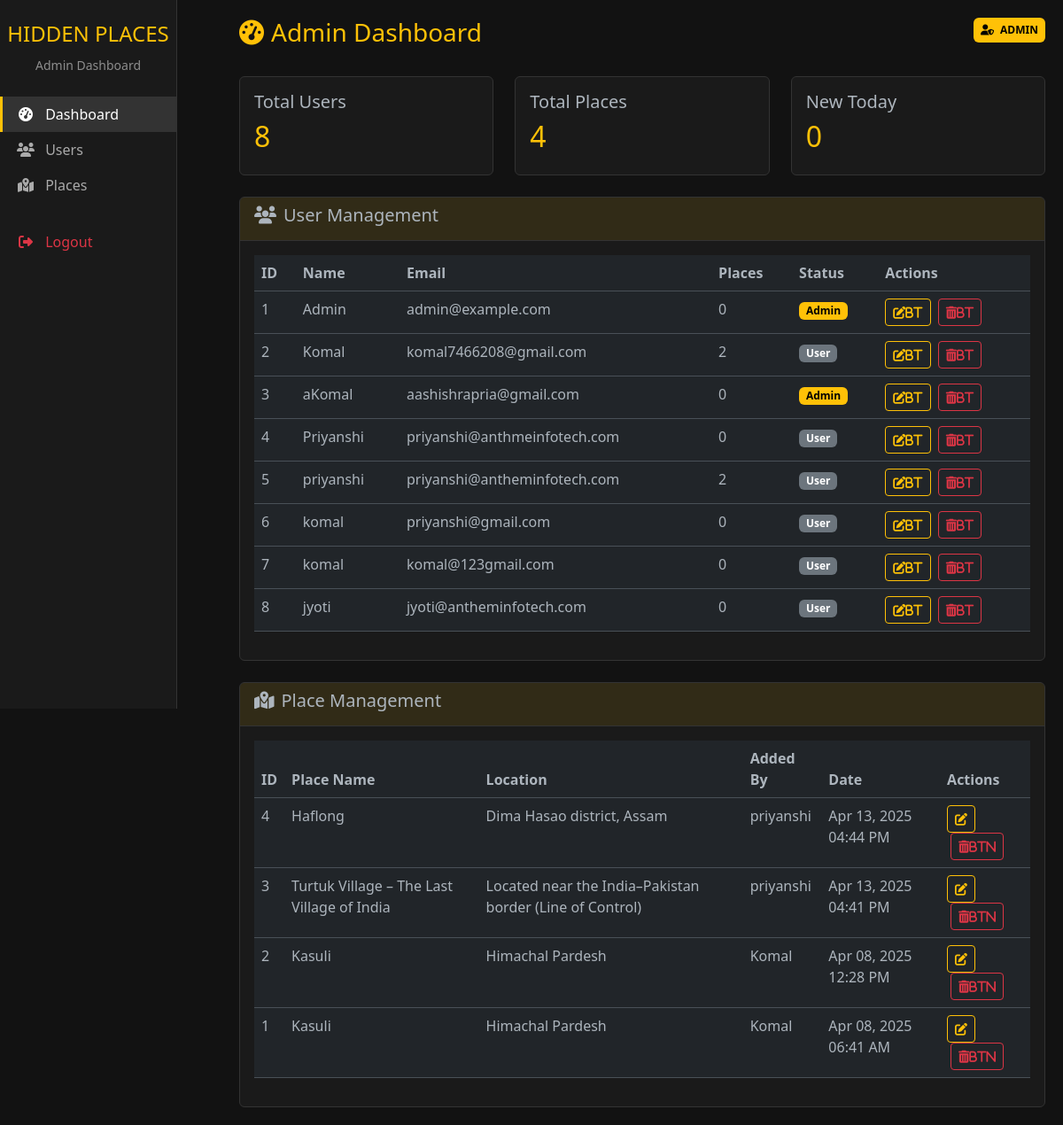
The app's page /admin/dashboard (signed in), older data.
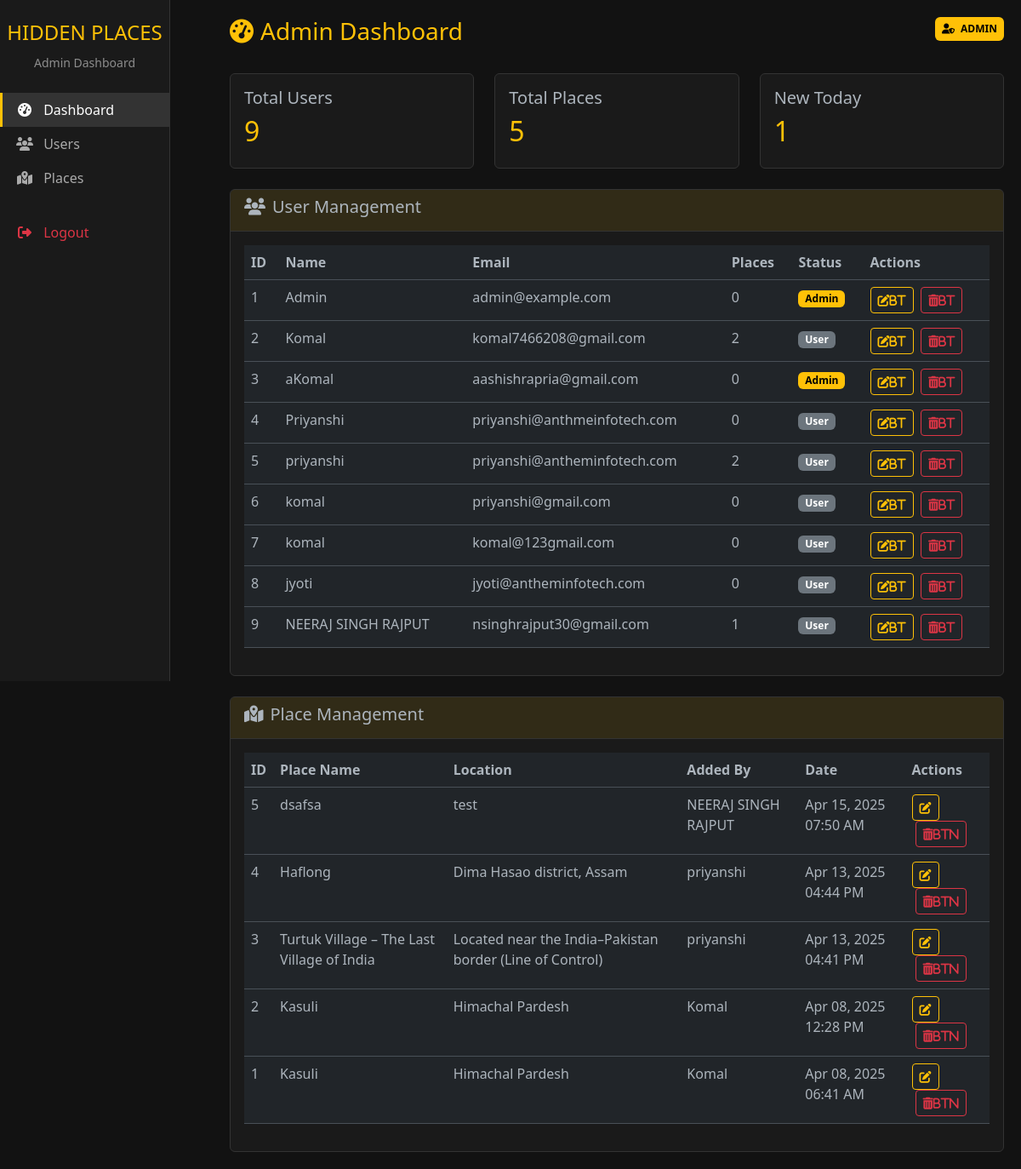
The same page, newer data.
### app.py (models this page shows)
class User(db.Model):
    id = db.Column(db.Integer, primary_key=True)
    email = db.Column(db.String(120), unique=True, nullable=False)
    first_name = db.Column(db.String(50), nullable=False)
    password = db.Column(db.String(200), nullable=False)
    is_admin = db.Column(db.Boolean, default=False)
    places = db.relationship('Place', backref='author', lazy=True)

class Place(db.Model):
    id = db.Column(db.Integer, primary_key=True)
    name = db.Column(db.String(100), nullable=False)
    location = db.Column(db.String(100), nullable=False)
    description = db.Column(db.Text, nullable=False)
    image = db.Column(db.String(100), nullable=False)
    best_time = db.Column(db.String(50))
    timestamp = db.Column(db.DateTime, default=datetime.utcnow)
    user_id = db.Column(db.Integer, db.ForeignKey('user.id'), nullable=False)

### app.py (the view)
@app.route('/admin/dashboard')
def admin_dashboard():
    if not session.get('is_admin'):
        flash("Admin access required", "danger")
        return redirect(url_for('login'))
    all_users = User.query.order_by(User.id).all()
    all_places = Place.query.order_by(Place.timestamp.desc()).all()
    today = datetime.utcnow().date()
    today_places = Place.query.filter(
        db.func.date(Place.timestamp) == today
    ).count()
    return render_template("admin_dashboard.html",
                         users=all_users,
                         places=all_places,
                         today_places=today_places)

### app.py (called while the page is built)
@app.template_filter('datetimeformat')
def datetimeformat(value, format='%b %d, %Y %I:%M %p'):
    return value.strftime(format)

@app.before_request
def check_admin_access():
    if request.path.startswith('/admin') and not request.endpoint == 'admin_login':
        if not session.get('is_admin'):
            flash("Admin access required", "danger")
            return redirect(url_for('login'))

### templates/admin_dashboard.html (shortened to what this page needs)
<!DOCTYPE html>
<html lang="en" data-bs-theme="dark">
<head>
    <link href="https://cdn.jsdelivr.net/npm/bootstrap@5.3.0/dist/css/bootstrap.min.css" rel="stylesheet">
    <link rel="stylesheet" href="https://cdnjs.cloudflare.com/ajax/libs/font-awesome/6.4.0/css/all.min.css">
</head>
<body>
    <div class="sidebar col-md-3 col-lg-2 d-md-block">
        <div class="text-center py-4">
            <h4 class="text-warning">HIDDEN PLACES</h4>
            <small class="text-white-50">Admin Dashboard</small>
        </div>
        <ul class="nav flex-column">
            <li class="nav-item">
                <a class="nav-link active" href="#">
                    <i class="fas fa-tachometer-alt"></i> Dashboard
                </a>
            </li>
            <li class="nav-item">
                <a class="nav-link" href="#users">
                    <i class="fas fa-users"></i> Users
                </a>
            </li>
            <li class="nav-item">
                <a class="nav-link" href="#places">
                    <i class="fas fa-map-marked-alt"></i> Places
                </a>
            </li>
            <li class="nav-item mt-4">
                <a class="nav-link text-danger" href="{{ url_for('logout') }}">
                    <i class="fas fa-sign-out-alt"></i> Logout
                </a>
            </li>
        </ul>
    </div>
    <div class="main-content">
        <div class="d-flex justify-content-between mb-4">
            <h3 class="text-warning">
                <i class="fas fa-tachometer-alt me-2"></i>Admin Dashboard
            </h3>
            <div class="text-end">
                <span class="badge badge-admin p-2">
                    <i class="fas fa-user-shield me-1"></i> ADMIN
                </span>
            </div>
        </div>
        <div class="row mb-4">
            <div class="col-md-4">
                <div class="card">
                    <div class="card-body">
                        <h5 class="card-title">Total Users</h5>
                        <h2 class="text-warning">{{ users|length }}</h2>
                    </div>
                </div>
            </div>
            <div class="col-md-4">
                <div class="card">
                    <div class="card-body">
                        <h5 class="card-title">Total Places</h5>
                        <h2 class="text-warning">{{ places|length }}</h2>
                    </div>
                </div>
            </div>
            <div class="col-md-4">
                <div class="card">
                    <div class="card-body">
                        <h5 class="card-title">New Today</h5>
                        <h2 class="text-warning">{{ today_places }}</h2>
                    </div>
                </div>
            </div>
        </div>
        <div class="card mb-4" id="users">
            <div class="card-header">
                <h5><i class="fas fa-users me-2"></i>User Management</h5>
            </div>
            <div class="card-body">
                <div class="table-responsive">
                    <table class="table table-hover">
                        <thead>
                            <tr>
                                <th>ID</th>
                                <th>Name</th>
                                <th>Email</th>
                                <th>Places</th>
                                <th>Status</th>
                                <th>Actions</th>
                            </tr>
                        </thead>
                        <tbody>
                            {% for user in users %}
                            <tr>
                                <td>{{ user.id }}</td>
                                <td>{{ user.first_name }}</td>
                                <td>{{ user.email }}</td>
                                <td>{{ user.places|length }}</td>
                                <td>
                                    {% if user.is_admin %}
                                        <span class="badge badge-admin">Admin</span>
                                    {% else %}
                                        <span class="badge bg-secondary">User</span>
                                    {% endif %}
                                </td>
                                <td>
                                    <button class="btn btn-sm btn-outline-warning">
                                        <i class="fas fa-edit">bt</i>
                                    </button>
                                    <button class="btn btn-sm btn-outline-danger ms-1">
                                        <i class="fas fa-trash-alt">bt</i>
                                    </button>
                                </td>
                            </tr>
                            {% endfor %}
                        </tbody>
                    </table>
                </div>
            </div>
        </div>
        <div class="card" id="places">
            <div class="card-header">
                <h5><i class="fas fa-map-marked-alt me-2"></i>Place Management</h5>
            </div>
            <div class="card-body">
                <div class="table-responsive">
                    <table class="table table-hover">
                        <thead>
                            <tr>
                                <th>ID</th>
                                <th>Place Name</th>
                                <th>Location</th>
                                <th>Added By</th>
                                <th>Date</th>
                                <th>Actions</th>
                            </tr>
                        </thead>
                        <tbody>
                            {% for place in places %}
                            <tr>
                                <td>{{ place.id }}</td>
                                <td>{{ place.name }}</td>
                                <td>{{ place.location }}</td>
                                <td>{{ place.author.first_name }}</td>
                                <td>{{ place.timestamp|datetimeformat }}</td>
                                <td>
                                    <a href="{{ url_for('edit_place', place_id=place.id) }}"
                                       class="btn btn-sm btn-outline-warning">
                                        <i class="fas fa-edit"></i>
                                    </a>
                                    <form action="{{ url_for('delete_place', place_id=place.id) }}"
                                          method="POST" style="display:inline;">
                                        <button type="submit" class="btn btn-sm btn-outline-danger ms-1">
                                            <i class="fas fa-trash-alt">btn</i>
                                        </button>
                                    </form>
                                </td>
                            </tr>
                            {% endfor %}
                        </tbody>
                    </table>
                </div>
            </div>
        </div>
    </div>
</body>
</html>

### templates/admin_dashboard.html (style rules this page uses)
:root { --dark-bg: #1a1a1a; --darker-bg: #121212; --yellow-accent: #ffc107; }
body { background: var(--darker-bg); color: #e0e0e0; }
.sidebar { background: var(--dark-bg); border-right: 1px solid #333; height: 100vh; position: fixed; }
.nav-link { color: #aaa; border-left: 3px solid transparent; }
.nav-link:hover, .nav-link.active { color: white; background: #333; border-left: 3px solid var(--yellow-accent); }
.nav-link i { width: 20px; text-align: center; margin-right: 8px; }
.card { background: var(--dark-bg); border: 1px solid #333; }
.card-header { border-bottom: 1px solid #333; background: rgba(255, 193, 7, 0.1); }
.table { color: #e0e0e0; }
.badge-admin { background: var(--yellow-accent); color: #000; }
.main-content { margin-left: 250px; padding: 20px; }

Row changes from the older to the newer data that the page shows:
added User: id "9", first_name "NEERAJ SINGH RAJPUT", email "nsinghrajput30@gmail.com", places|length "1", is_admin "User"
added Place: id "5", name "dsafsa", location "test", author.first_name "NEERAJ SINGH RAJPUT", timestamp "Apr 15, 2025 07:50 AM"
Text that changed along with them:
{{ users|length }}: "8" → "9"
{{ places|length }}: "4" → "5"
{{ today_places }}: "0" → "1"
